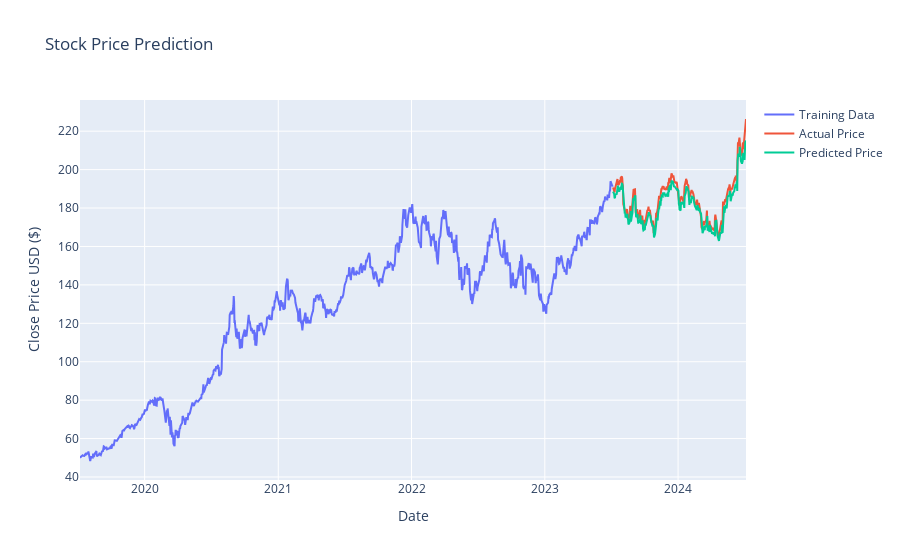

The cell this chart's notebook holds for it:
### Code cell
train = data[:train_data_len]
valid = data[train_data_len:]
valid['Predictions'] = predictions

fig = go.Figure()
fig.add_trace(go.Scatter(x=train.index, y=train['Close'], mode='lines', name='Training Data'))
fig.add_trace(go.Scatter(x=valid.index, y=valid['Close'], mode='lines', name='Actual Price'))
fig.add_trace(go.Scatter(x=valid.index, y=valid['Predictions'], mode='lines', name='Predicted Price'))
fig.update_layout(title='Stock Price Prediction', xaxis_title='Date', yaxis_title='Close Price USD ($)')
fig.show()

### Figure 1 — Plotly figure (JSON) as saved in the notebook; plotly's stock layout.template omitted (floating-point values rounded to 4 significant figures; data arrays with more than 128 entries replaced by an {"elided": "..."} marker saying what was removed)
{"data": [{"mode": "lines", "name": "Training Data", "type": "scatter", "x": {"elided": "1007 str values"}, "y": {"elided": "1007 float values"}}, {"mode": "lines", "name": "Actual Price", "type": "scatter", "x": {"elided": "251 str values"}, "y": {"elided": "251 float values"}}, {"mode": "lines", "name": "Predicted Price", "type": "scatter", "x": {"elided": "251 str values"}, "y": {"elided": "251 float values"}}], "layout": {"title": {"text": "Stock Price Prediction"}, "xaxis": {"title": {"text": "Date"}}, "yaxis": {"title": {"text": "Close Price USD ($)"}}}}
